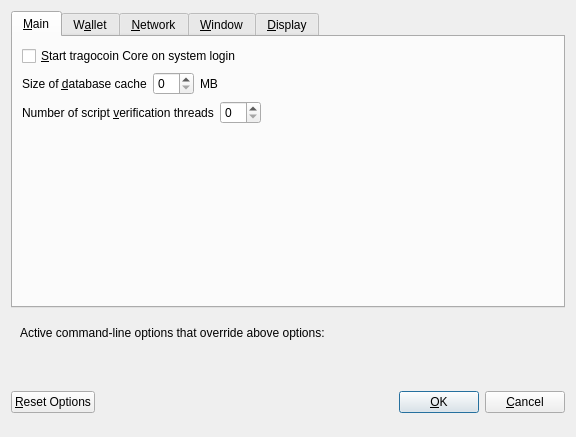
<?xml version="1.0" encoding="UTF-8"?>
<ui version="4.0">
 <class>OptionsDialog</class>
 <widget class="QDialog" name="OptionsDialog">
  <property name="geometry">
   <rect>
    <x>0</x>
    <y>0</y>
    <width>576</width>
    <height>402</height>
   </rect>
  </property>
  <property name="windowTitle">
   <string>Options</string>
  </property>
  <property name="modal">
   <bool>true</bool>
  </property>
  <layout class="QVBoxLayout" name="verticalLayout">
   <item>
    <widget class="QTabWidget" name="tabWidget">
     <property name="currentIndex">
      <number>0</number>
     </property>
     <widget class="QWidget" name="tabMain">
      <attribute name="title">
       <string>&amp;Main</string>
      </attribute>
      <layout class="QVBoxLayout" name="verticalLayout_Main">
       <item>
        <widget class="QCheckBox" name="bitcoinAtStartup">
         <property name="toolTip">
          <string>Automatically start tragocoin Core after logging in to the system.</string>
         </property>
         <property name="text">
          <string>&amp;Start tragocoin Core on system login</string>
         </property>
        </widget>
       </item>
       <item>
        <layout class="QHBoxLayout" name="horizontalLayout_2_Main">
         <item>
          <widget class="QLabel" name="databaseCacheLabel">
           <property name="text">
            <string>Size of &amp;database cache</string>
           </property>
           <property name="textFormat">
            <enum>Qt::PlainText</enum>
           </property>
           <property name="buddy">
            <cstring>databaseCache</cstring>
           </property>
          </widget>
         </item>
         <item>
          <widget class="QSpinBox" name="databaseCache"/>
         </item>
         <item>
          <widget class="QLabel" name="databaseCacheUnitLabel">
           <property name="text">
            <string>MB</string>
           </property>
           <property name="textFormat">
            <enum>Qt::PlainText</enum>
           </property>
          </widget>
         </item>
         <item>
          <spacer name="horizontalSpacer_2_Main">
           <property name="orientation">
            <enum>Qt::Horizontal</enum>
           </property>
           <property name="sizeHint" stdset="0">
            <size>
             <width>40</width>
             <height>20</height>
            </size>
           </property>
          </spacer>
         </item>
        </layout>
       </item>
       <item>
        <layout class="QHBoxLayout" name="horizontalLayout_3_Main">
         <item>
          <widget class="QLabel" name="threadsScriptVerifLabel">
           <property name="text">
            <string>Number of script &amp;verification threads</string>
           </property>
           <property name="textFormat">
            <enum>Qt::PlainText</enum>
           </property>
           <property name="buddy">
            <cstring>threadsScriptVerif</cstring>
           </property>
          </widget>
         </item>
         <item>
          <widget class="QSpinBox" name="threadsScriptVerif">
           <property name="toolTip">
            <string>(0 = auto, &lt;0 = leave that many cores free)</string>
           </property>
          </widget>
         </item>
         <item>
          <spacer name="horizontalSpacer_3_Main">
           <property name="orientation">
            <enum>Qt::Horizontal</enum>
           </property>
           <property name="sizeHint" stdset="0">
            <size>
             <width>40</width>
             <height>20</height>
            </size>
           </property>
          </spacer>
         </item>
        </layout>
       </item>
       <item>
        <spacer name="verticalSpacer_Main">
         <property name="orientation">
          <enum>Qt::Vertical</enum>
         </property>
         <property name="sizeHint" stdset="0">
          <size>
           <width>20</width>
           <height>40</height>
          </size>
         </property>
        </spacer>
       </item>
      </layout>
     </widget>
     <widget class="QWidget" name="tabWallet">
      <attribute name="title">
       <string>W&amp;allet</string>
      </attribute>
      <layout class="QVBoxLayout" name="verticalLayout_Wallet">
       <item>
        <widget class="QGroupBox" name="groupBox">
         <property name="title">
          <string>Expert</string>
         </property>
         <layout class="QVBoxLayout" name="verticalLayout_2">
          <item>
           <widget class="QCheckBox" name="coinControlFeatures">
            <property name="toolTip">
             <string>Whether to show coin control features or not.</string>
            </property>
            <property name="text">
             <string>Enable coin &amp;control features</string>
            </property>
           </widget>
          </item>
          <item>
           <widget class="QCheckBox" name="showMasternodesTab">
            <property name="toolTip">
             <string>Show additional tab listing all your masternodes in first sub-tab&lt;br/&gt;and all masternodes on the network in second sub-tab.</string>
            </property>
            <property name="text">
             <string>Show Masternodes Tab</string>
            </property>
           </widget>
          </item>
          <item>
           <widget class="QCheckBox" name="showAdvancedPSUI">
            <property name="toolTip">
             <string>Show additional information and buttons for PrivateSend on overview screen.</string>
            </property>
            <property name="text">
             <string>Enable advanced PrivateSend interface</string>
            </property>
           </widget>
          </item>
          <item>
           <widget class="QCheckBox" name="lowKeysWarning">
            <property name="toolTip">
             <string>Show warning dialog when PrivateSend detects that wallet has very low number of keys left.</string>
            </property>
            <property name="text">
             <string>Warn if PrivateSend is running out of keys</string>
            </property>
           </widget>
          </item>
          <item>
           <widget class="QCheckBox" name="privateSendMultiSession">
            <property name="toolTip">
             <string>Whether to use experimental PrivateSend mode with multiple mixing sessions per block.&lt;br/&gt;Note: You must use this feature carefully.&lt;br/&gt;Make sure you always have recent wallet (auto)backup in a safe place!</string>
            </property>
            <property name="text">
             <string>Enable PrivateSend &amp;multi-session</string>
            </property>
           </widget>
          </item>
          <item>
           <widget class="QCheckBox" name="spendZeroConfChange">
            <property name="toolTip">
             <string>If you disable the spending of unconfirmed change, the change from a transaction&lt;br/&gt;cannot be used until that transaction has at least one confirmation.&lt;br/&gt;This also affects how your balance is computed.</string>
            </property>
            <property name="text">
             <string>&amp;Spend unconfirmed change</string>
            </property>
           </widget>
          </item>
         </layout>
        </widget>
       </item>
       <item>
        <layout class="QHBoxLayout" name="horizontalLayout_4_Wallet">
         <item>
          <widget class="QLabel" name="label">
           <property name="toolTip">
            <string>This setting determines the amount of individual masternodes that an input will be anonymized through.&lt;br/&gt;More rounds of anonymization gives a higher degree of privacy, but also costs more in fees.</string>
           </property>
           <property name="text">
            <string>PrivateSend rounds to use</string>
           </property>
          </widget>
         </item>
         <item>
          <widget class="QSpinBox" name="privateSendRounds">
           <property name="minimum">
            <number>2</number>
           </property>
           <property name="maximum">
            <number>8</number>
           </property>
           <property name="value">
            <number>4</number>
           </property>
          </widget>
         </item>
        </layout>
       </item>
       <item>
        <layout class="QHBoxLayout" name="horizontalLayout">
         <item>
          <widget class="QLabel" name="label_2">
           <property name="toolTip">
            <string>This amount acts as a threshold to turn off PrivateSend once it's reached.</string>
           </property>
           <property name="statusTip">
            <string notr="true"/>
           </property>
           <property name="whatsThis">
            <string notr="true"/>
           </property>
           <property name="accessibleName">
            <string notr="true"/>
           </property>
           <property name="accessibleDescription">
            <string notr="true"/>
           </property>
           <property name="text">
            <string>Amount of tragocoin to keep anonymized</string>
           </property>
          </widget>
         </item>
         <item>
          <widget class="QSpinBox" name="privateSendAmount">
           <property name="minimum">
            <number>2</number>
           </property>
           <property name="maximum">
            <number>2000</number>
           </property>
           <property name="singleStep">
            <number>10</number>
           </property>
           <property name="value">
            <number>1000</number>
           </property>
          </widget>
         </item>
        </layout>
       </item>
       <item>
        <spacer name="verticalSpacer_Wallet">
         <property name="orientation">
          <enum>Qt::Vertical</enum>
         </property>
         <property name="sizeHint" stdset="0">
          <size>
           <width>20</width>
           <height>40</height>
          </size>
         </property>
        </spacer>
       </item>
      </layout>
     </widget>
     <widget class="QWidget" name="tabNetwork">
      <attribute name="title">
       <string>&amp;Network</string>
      </attribute>
      <layout class="QVBoxLayout" name="verticalLayout_Network">
       <item>
        <widget class="QCheckBox" name="mapPortUpnp">
         <property name="toolTip">
          <string>Automatically open the tragocoin Core client port on the router. This only works when your router supports UPnP and it is enabled.</string>
         </property>
         <property name="text">
          <string>Map port using &amp;UPnP</string>
         </property>
        </widget>
       </item>
       <item>
        <widget class="QCheckBox" name="allowIncoming">
         <property name="toolTip">
          <string>Accept connections from outside</string>
         </property>
         <property name="text">
          <string>Allow incoming connections</string>
         </property>
        </widget>
       </item>
       <item>
        <widget class="QCheckBox" name="connectSocks">
         <property name="toolTip">
          <string>Connect to the tragocoin network through a SOCKS5 proxy.</string>
         </property>
         <property name="text">
          <string>&amp;Connect through SOCKS5 proxy (default proxy):</string>
         </property>
        </widget>
       </item>
       <item>
        <layout class="QHBoxLayout" name="horizontalLayout_1_Network">
         <item>
          <widget class="QLabel" name="proxyIpLabel">
           <property name="text">
            <string>Proxy &amp;IP:</string>
           </property>
           <property name="textFormat">
            <enum>Qt::PlainText</enum>
           </property>
           <property name="buddy">
            <cstring>proxyIp</cstring>
           </property>
          </widget>
         </item>
         <item>
          <widget class="QValidatedLineEdit" name="proxyIp">
           <property name="minimumSize">
            <size>
             <width>140</width>
             <height>0</height>
            </size>
           </property>
           <property name="maximumSize">
            <size>
             <width>140</width>
             <height>16777215</height>
            </size>
           </property>
           <property name="toolTip">
            <string>IP address of the proxy (e.g. IPv4: 127.0.0.1 / IPv6: ::1)</string>
           </property>
          </widget>
         </item>
         <item>
          <widget class="QLabel" name="proxyPortLabel">
           <property name="text">
            <string>&amp;Port:</string>
           </property>
           <property name="textFormat">
            <enum>Qt::PlainText</enum>
           </property>
           <property name="buddy">
            <cstring>proxyPort</cstring>
           </property>
          </widget>
         </item>
         <item>
          <widget class="QLineEdit" name="proxyPort">
           <property name="minimumSize">
            <size>
             <width>55</width>
             <height>0</height>
            </size>
           </property>
           <property name="maximumSize">
            <size>
             <width>55</width>
             <height>16777215</height>
            </size>
           </property>
           <property name="toolTip">
            <string>Port of the proxy (e.g. 9050)</string>
           </property>
          </widget>
         </item>
         <item>
          <spacer name="horizontalSpacer_1_Network">
           <property name="orientation">
            <enum>Qt::Horizontal</enum>
           </property>
           <property name="sizeHint" stdset="0">
            <size>
             <width>40</width>
             <height>20</height>
            </size>
           </property>
          </spacer>
         </item>
        </layout>
       </item>
       <item>
        <layout class="QHBoxLayout" name="horizontalLayout_2_Network">
         <item>
          <widget class="QLabel" name="proxyActiveNets">
           <property name="text">
            <string>Used for reaching peers via:</string>
           </property>
           <property name="textFormat">
            <enum>Qt::PlainText</enum>
           </property>
          </widget>
         </item>
         <item>
          <widget class="QCheckBox" name="proxyReachIPv4">
           <property name="enabled">
            <bool>false</bool>
           </property>
           <property name="toolTip">
            <string>Shows, if the supplied default SOCKS5 proxy is used to reach peers via this network type.</string>
           </property>
           <property name="text">
            <string/>
           </property>
          </widget>
         </item>
         <item>
          <widget class="QLabel" name="proxyReachIPv4Label">
           <property name="text">
            <string>IPv4</string>
           </property>
           <property name="textFormat">
            <enum>Qt::PlainText</enum>
           </property>
          </widget>
         </item>
         <item>
          <widget class="QCheckBox" name="proxyReachIPv6">
           <property name="enabled">
            <bool>false</bool>
           </property>
           <property name="toolTip">
            <string>Shows, if the supplied default SOCKS5 proxy is used to reach peers via this network type.</string>
           </property>
           <property name="text">
            <string/>
           </property>
          </widget>
         </item>
         <item>
          <widget class="QLabel" name="proxyReachIPv6Label">
           <property name="text">
            <string>IPv6</string>
           </property>
           <property name="textFormat">
            <enum>Qt::PlainText</enum>
           </property>
          </widget>
         </item>
         <item>
          <widget class="QCheckBox" name="proxyReachTor">
           <property name="enabled">
            <bool>false</bool>
           </property>
           <property name="toolTip">
            <string>Shows, if the supplied default SOCKS5 proxy is used to reach peers via this network type.</string>
           </property>
           <property name="text">
            <string/>
           </property>
          </widget>
         </item>
         <item>
          <widget class="QLabel" name="proxyReachTorLabel">
           <property name="text">
            <string>Tor</string>
           </property>
           <property name="textFormat">
            <enum>Qt::PlainText</enum>
           </property>
          </widget>
         </item>
         <item>
          <spacer name="horizontalSpacer_2_Network">
           <property name="orientation">
            <enum>Qt::Horizontal</enum>
           </property>
           <property name="sizeHint" stdset="0">
            <size>
             <width>40</width>
             <height>20</height>
            </size>
           </property>
          </spacer>
         </item>
        </layout>
       </item>
       <item>
        <widget class="QCheckBox" name="connectSocksTor">
         <property name="toolTip">
          <string>Connect to the tragocoin network through a separate SOCKS5 proxy for Tor hidden services.</string>
         </property>
         <property name="text">
          <string>Use separate SOCKS5 proxy to reach peers via Tor hidden services:</string>
         </property>
        </widget>
       </item>
       <item>
        <layout class="QHBoxLayout" name="horizontalLayout_3_Network">
         <item>
          <widget class="QLabel" name="proxyIpTorLabel">
           <property name="text">
            <string>Proxy &amp;IP:</string>
           </property>
           <property name="textFormat">
            <enum>Qt::PlainText</enum>
           </property>
           <property name="buddy">
            <cstring>proxyIpTor</cstring>
           </property>
          </widget>
         </item>
         <item>
          <widget class="QValidatedLineEdit" name="proxyIpTor">
           <property name="minimumSize">
            <size>
             <width>140</width>
             <height>0</height>
            </size>
           </property>
           <property name="maximumSize">
            <size>
             <width>140</width>
             <height>16777215</height>
            </size>
           </property>
           <property name="toolTip">
            <string>IP address of the proxy (e.g. IPv4: 127.0.0.1 / IPv6: ::1)</string>
           </property>
          </widget>
         </item>
         <item>
          <widget class="QLabel" name="proxyPortTorLabel">
           <property name="text">
            <string>&amp;Port:</string>
           </property>
           <property name="textFormat">
            <enum>Qt::PlainText</enum>
           </property>
           <property name="buddy">
            <cstring>proxyPortTor</cstring>
           </property>
          </widget>
         </item>
         <item>
          <widget class="QLineEdit" name="proxyPortTor">
           <property name="minimumSize">
            <size>
             <width>55</width>
             <height>0</height>
            </size>
           </property>
           <property name="maximumSize">
            <size>
             <width>55</width>
             <height>16777215</height>
            </size>
           </property>
           <property name="toolTip">
            <string>Port of the proxy (e.g. 9050)</string>
           </property>
          </widget>
         </item>
         <item>
          <spacer name="horizontalSpacer_4_Network">
           <property name="orientation">
            <enum>Qt::Horizontal</enum>
           </property>
           <property name="sizeHint" stdset="0">
            <size>
             <width>40</width>
             <height>20</height>
            </size>
           </property>
          </spacer>
         </item>
        </layout>
       </item>
       <item>
        <spacer name="verticalSpacer_Network">
         <property name="orientation">
          <enum>Qt::Vertical</enum>
         </property>
         <property name="sizeHint" stdset="0">
          <size>
           <width>20</width>
           <height>40</height>
          </size>
         </property>
        </spacer>
       </item>
      </layout>
     </widget>
     <widget class="QWidget" name="tabWindow">
      <attribute name="title">
       <string>&amp;Window</string>
      </attribute>
      <layout class="QVBoxLayout" name="verticalLayout_Window">
       <item>
        <widget class="QCheckBox" name="minimizeToTray">
         <property name="toolTip">
          <string>Show only a tray icon after minimizing the window.</string>
         </property>
         <property name="text">
          <string>&amp;Minimize to the tray instead of the taskbar</string>
         </property>
        </widget>
       </item>
       <item>
        <widget class="QCheckBox" name="minimizeOnClose">
         <property name="toolTip">
          <string>Minimize instead of exit the application when the window is closed. When this option is enabled, the application will be closed only after selecting Exit in the menu.</string>
         </property>
         <property name="text">
          <string>M&amp;inimize on close</string>
         </property>
        </widget>
       </item>
       <item>
        <spacer name="verticalSpacer_Window">
         <property name="orientation">
          <enum>Qt::Vertical</enum>
         </property>
         <property name="sizeHint" stdset="0">
          <size>
           <width>20</width>
           <height>40</height>
          </size>
         </property>
        </spacer>
       </item>
      </layout>
     </widget>
     <widget class="QWidget" name="tabDisplay">
      <attribute name="title">
       <string>&amp;Display</string>
      </attribute>
      <layout class="QVBoxLayout" name="verticalLayout_Display">
       <item>
        <layout class="QHBoxLayout" name="horizontalLayout_1_Display">
         <item>
          <widget class="QLabel" name="langLabel">
           <property name="text">
            <string>User Interface &amp;language:</string>
           </property>
           <property name="textFormat">
            <enum>Qt::PlainText</enum>
           </property>
           <property name="buddy">
            <cstring>lang</cstring>
           </property>
          </widget>
         </item>
         <item>
          <widget class="QValueComboBox" name="lang">
           <property name="toolTip">
            <string>The user interface language can be set here. This setting will take effect after restarting tragocoin Core.</string>
           </property>
          </widget>
         </item>
        </layout>
       </item>
       <item>
        <widget class="QLabel" name="label_3">
         <property name="toolTip">
          <string notr="true"/>
         </property>
         <property name="statusTip">
          <string notr="true"/>
         </property>
         <property name="whatsThis">
          <string notr="true"/>
         </property>
         <property name="accessibleName">
          <string notr="true"/>
         </property>
         <property name="text">
          <string>Language missing or translation incomplete? Help contributing translations here:
https://www.transifex.com/projects/p/tragocoin/</string>
         </property>
         <property name="wordWrap">
          <bool>true</bool>
         </property>
         <property name="openExternalLinks">
          <bool>true</bool>
         </property>
         <property name="textInteractionFlags">
          <set>Qt::TextBrowserInteraction</set>
         </property>
        </widget>
       </item>
       <item>
        <layout class="QHBoxLayout" name="horizontalLayout_4_Display" stretch="0,0">
         <item>
          <widget class="QLabel" name="themeLabel">
           <property name="text">
            <string>User Interface Theme:</string>
           </property>
          </widget>
         </item>
         <item>
          <widget class="QValueComboBox" name="theme"/>
         </item>
        </layout>
       </item>
       <item>
        <widget class="Line" name="line">
         <property name="orientation">
          <enum>Qt::Horizontal</enum>
         </property>
        </widget>
       </item>
       <item>
        <layout class="QHBoxLayout" name="horizontalLayout_2_Display">
         <item>
          <widget class="QLabel" name="unitLabel">
           <property name="text">
            <string>&amp;Unit to show amounts in:</string>
           </property>
           <property name="textFormat">
            <enum>Qt::PlainText</enum>
           </property>
           <property name="buddy">
            <cstring>unit</cstring>
           </property>
          </widget>
         </item>
         <item>
          <widget class="QValueComboBox" name="unit">
           <property name="toolTip">
            <string>Choose the default subdivision unit to show in the interface and when sending coins.</string>
           </property>
          </widget>
         </item>
        </layout>
       </item>
       <item>
        <layout class="QHBoxLayout" name="horizontalLayout_5_Display">
         <item>
          <widget class="QLabel" name="digitsLabel">
           <property name="text">
            <string>Decimal digits</string>
           </property>
          </widget>
         </item>
         <item>
          <widget class="QValueComboBox" name="digits"/>
         </item>
        </layout>
       </item>
       <item>
        <layout class="QHBoxLayout" name="horizontalLayout_3_Display">
         <item>
          <widget class="QLabel" name="thirdPartyTxUrlsLabel">
           <property name="toolTip">
            <string>Third party URLs (e.g. a block explorer) that appear in the transactions tab as context menu items.&lt;br/&gt;%s in the URL is replaced by transaction hash. Multiple URLs are separated by vertical bar |.</string>
           </property>
           <property name="text">
            <string>Third party transaction URLs</string>
           </property>
           <property name="buddy">
            <cstring>thirdPartyTxUrls</cstring>
           </property>
          </widget>
         </item>
         <item>
          <widget class="QLineEdit" name="thirdPartyTxUrls">
           <property name="toolTip">
            <string>Third party URLs (e.g. a block explorer) that appear in the transactions tab as context menu items.&lt;br/&gt;%s in the URL is replaced by transaction hash. Multiple URLs are separated by vertical bar |.</string>
           </property>
          </widget>
         </item>
        </layout>
       </item>
       <item>
        <spacer name="verticalSpacer">
         <property name="orientation">
          <enum>Qt::Vertical</enum>
         </property>
         <property name="sizeHint" stdset="0">
          <size>
           <width>20</width>
           <height>40</height>
          </size>
         </property>
        </spacer>
       </item>
      </layout>
     </widget>
    </widget>
   </item>
   <item>
    <widget class="QFrame" name="frame">
     <layout class="QVBoxLayout" name="verticalLayout_Bottom">
      <item>
       <layout class="QHBoxLayout" name="horizontalLayout_Bottom">
        <item>
         <widget class="QLabel" name="overriddenByCommandLineInfoLabel">
          <property name="text">
           <string>Active command-line options that override above options:</string>
          </property>
          <property name="textFormat">
           <enum>Qt::PlainText</enum>
          </property>
         </widget>
        </item>
        <item>
         <spacer name="horizontalSpacer_Bottom">
          <property name="orientation">
           <enum>Qt::Horizontal</enum>
          </property>
          <property name="sizeHint" stdset="0">
           <size>
            <width>40</width>
            <height>20</height>
           </size>
          </property>
         </spacer>
        </item>
       </layout>
      </item>
      <item>
       <widget class="QLabel" name="overriddenByCommandLineLabel">
        <property name="text">
         <string/>
        </property>
        <property name="textFormat">
         <enum>Qt::PlainText</enum>
        </property>
        <property name="wordWrap">
         <bool>true</bool>
        </property>
       </widget>
      </item>
     </layout>
    </widget>
   </item>
   <item>
    <layout class="QHBoxLayout" name="horizontalLayout_Buttons">
     <item>
      <widget class="QPushButton" name="resetButton">
       <property name="toolTip">
        <string>Reset all client options to default.</string>
       </property>
       <property name="text">
        <string>&amp;Reset Options</string>
       </property>
       <property name="autoDefault">
        <bool>false</bool>
       </property>
      </widget>
     </item>
     <item>
      <spacer name="horizontalSpacer_1">
       <property name="orientation">
        <enum>Qt::Horizontal</enum>
       </property>
       <property name="sizeHint" stdset="0">
        <size>
         <width>40</width>
         <height>48</height>
        </size>
       </property>
      </spacer>
     </item>
     <item>
      <widget class="QLabel" name="statusLabel">
       <property name="minimumSize">
        <size>
         <width>200</width>
         <height>0</height>
        </size>
       </property>
       <property name="font">
        <font>
         <weight>75</weight>
         <bold>true</bold>
        </font>
       </property>
       <property name="text">
        <string/>
       </property>
       <property name="textFormat">
        <enum>Qt::PlainText</enum>
       </property>
       <property name="wordWrap">
        <bool>true</bool>
       </property>
      </widget>
     </item>
     <item>
      <spacer name="horizontalSpacer_2">
       <property name="orientation">
        <enum>Qt::Horizontal</enum>
       </property>
       <property name="sizeHint" stdset="0">
        <size>
         <width>40</width>
         <height>48</height>
        </size>
       </property>
      </spacer>
     </item>
     <item>
      <widget class="QPushButton" name="okButton">
       <property name="text">
        <string>&amp;OK</string>
       </property>
       <property name="autoDefault">
        <bool>false</bool>
       </property>
       <property name="default">
        <bool>true</bool>
       </property>
      </widget>
     </item>
     <item>
      <widget class="QPushButton" name="cancelButton">
       <property name="text">
        <string>&amp;Cancel</string>
       </property>
       <property name="autoDefault">
        <bool>false</bool>
       </property>
      </widget>
     </item>
    </layout>
   </item>
  </layout>
 </widget>
 <customwidgets>
  <customwidget>
   <class>QValidatedLineEdit</class>
   <extends>QLineEdit</extends>
   <header>qvalidatedlineedit.h</header>
  </customwidget>
  <customwidget>
   <class>QValueComboBox</class>
   <extends>QComboBox</extends>
   <header>qvaluecombobox.h</header>
  </customwidget>
 </customwidgets>
 <resources/>
 <connections/>
</ui>
